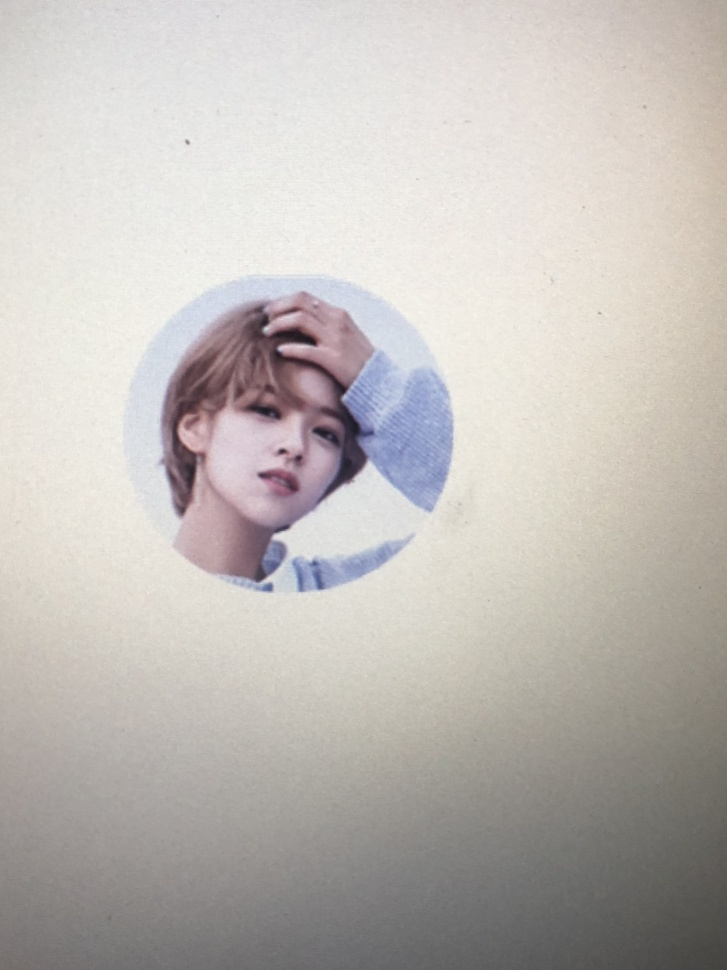
#> input picture essia/data/S__26050607.jpg, 727 x 970 px, shrunk from 1108 x 1478 before the run; its folder holds only this picture in this run
$ python face_train.py
#> lines starting #> are read from the running program, lines starting #| are printed output that depends on the picture
import os
import cv2
import numpy as np
from PIL import Image
#匯入pillow庫，用於處理影象
#設定之前收集好的資料檔案路徑
path = 'data'

#初始化識別的方法
recog = cv2.face.LBPHFaceRecognizer_create()

#呼叫熟悉的人臉分類器
detector = cv2.CascadeClassifier('haarcascade_frontalface_default.xml')

#建立一個函數，用於從資料集資料夾中獲取訓練圖片,並獲取id
#注意圖片的命名格式為User.id.sampleNum
def get_images_and_labels(path):
#> called with path = 'data'
    image_paths = [os.path.join(path,f) for f in os.listdir(path)]
    #新建連個list用於存放
    face_samples = []
    ids = []

    #遍歷圖片路徑，匯入圖片和id新增到list中
    for image_path in image_paths:

        #通過圖片路徑將其轉換為灰度圖片
        img = Image.open(image_path).convert('L')
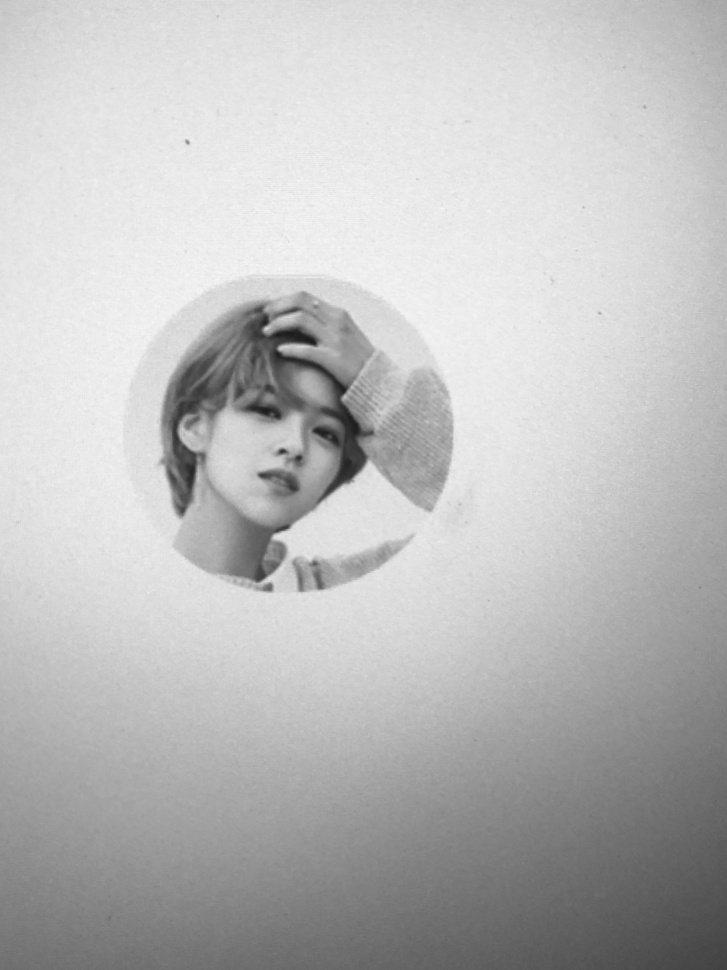
#> img: PIL image 727x970 L; min 25, max 247, mean 188.4

        #將圖片轉化為陣列
        img_np = np.array(img,'uint8')

        if os.path.split(image_path)[-1].split(".")[-1] != 'jpg':
            continue

        #為了獲取id，將圖片和路徑分裂並獲取
        print(image_path)
#> (the run stopped early here; a loop or call above may not have finished)

$ run again, on essia/data/User.1.2.jpg
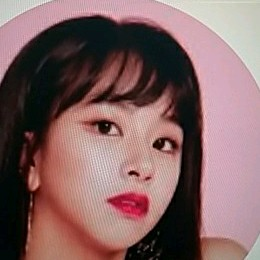
#> input picture essia/data/User.1.2.jpg, 260 x 260 px
#> in get_images_and_labels, `img = Image.open(image_path).convert('L')`:
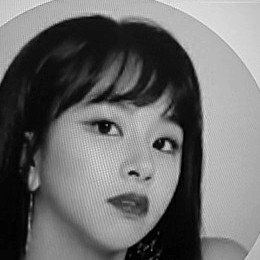
#> img: PIL image 260x260 L; min 0, max 240, mean 108.9
#> in get_images_and_labels, `faces = detector.detectMultiScale(img_np)`: faces = [[53, 79, 157, 157]]
#> the loop in get_images_and_labels, `for(x,y,w,h) in faces:` made 1 pass
#> after the loop in get_images_and_labels, `for(x,y,w,h) in faces:`: face_samples = 1 item; ids = [1]
#> `faces,ids = get_images_and_labels(path)`: faces = 1 item; ids = [1]

$ run again, on essia/data/User.1.3.png
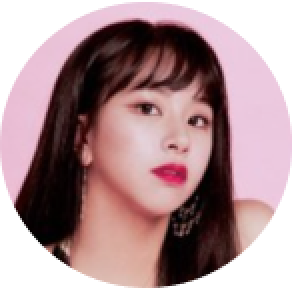
#> input picture essia/data/User.1.3.png, 146 x 144 px (shown 2 times larger)
#> in get_images_and_labels, `img = Image.open(image_path).convert('L')`:
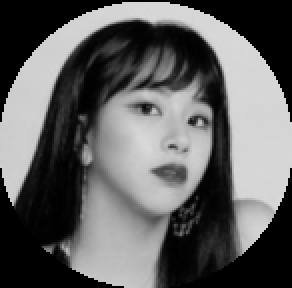
#> img: PIL image 146x144 L (shown 2 times larger); min 0, max 218, mean 96.5

$ run again, on essia/data/S__26050609.jpg
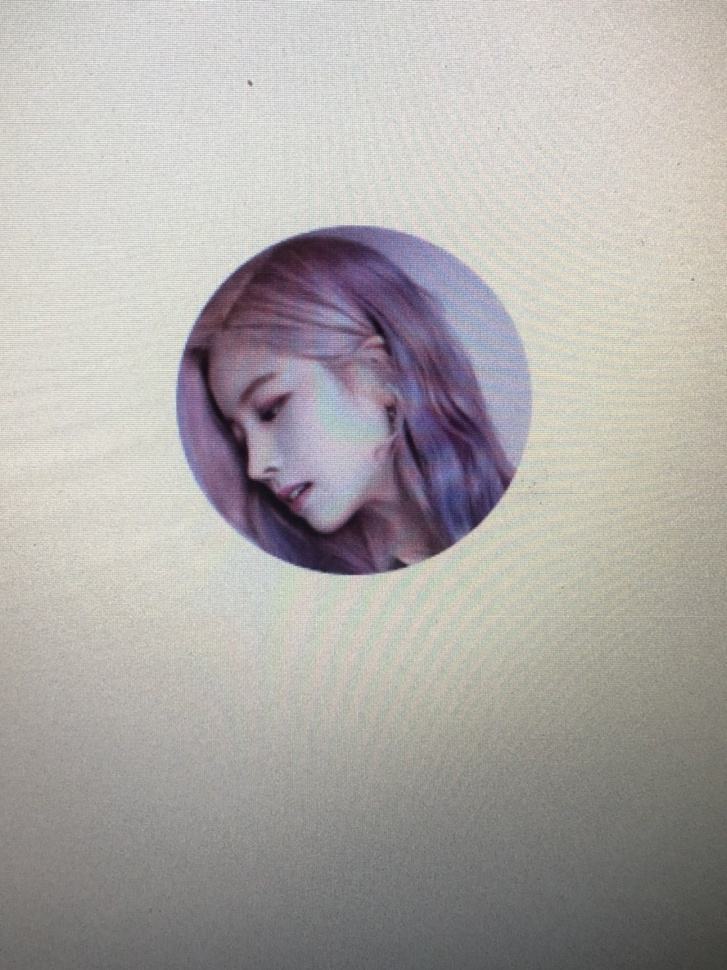
#> input picture essia/data/S__26050609.jpg, 727 x 970 px, shrunk from 1108 x 1478 before the run
#> in get_images_and_labels, `img = Image.open(image_path).convert('L')`:
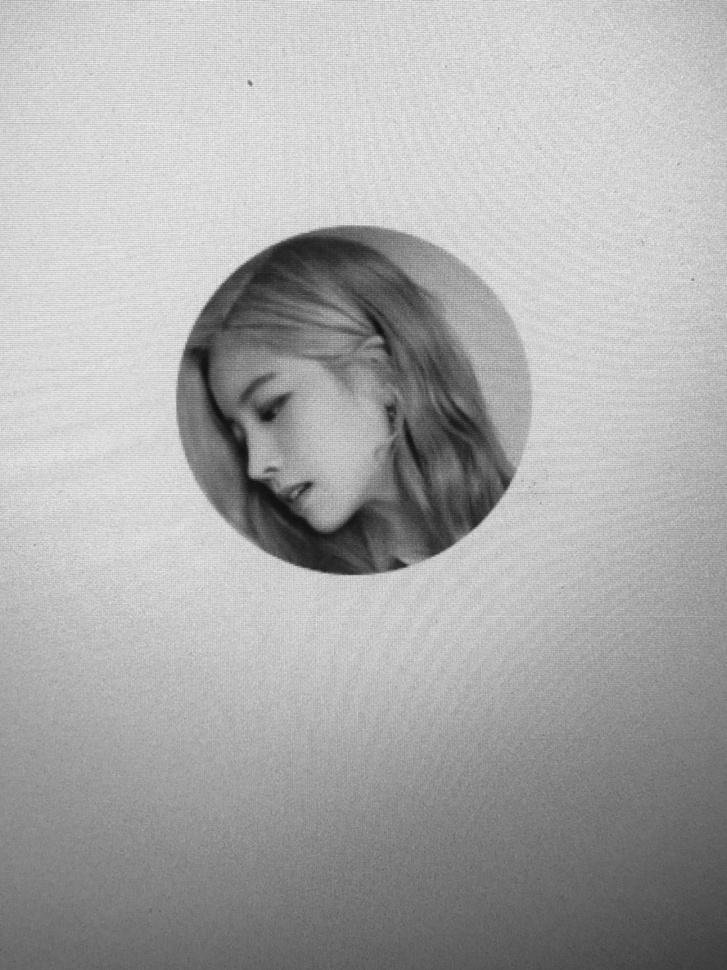
#> img: PIL image 727x970 L; min 12, max 249, mean 169.6
